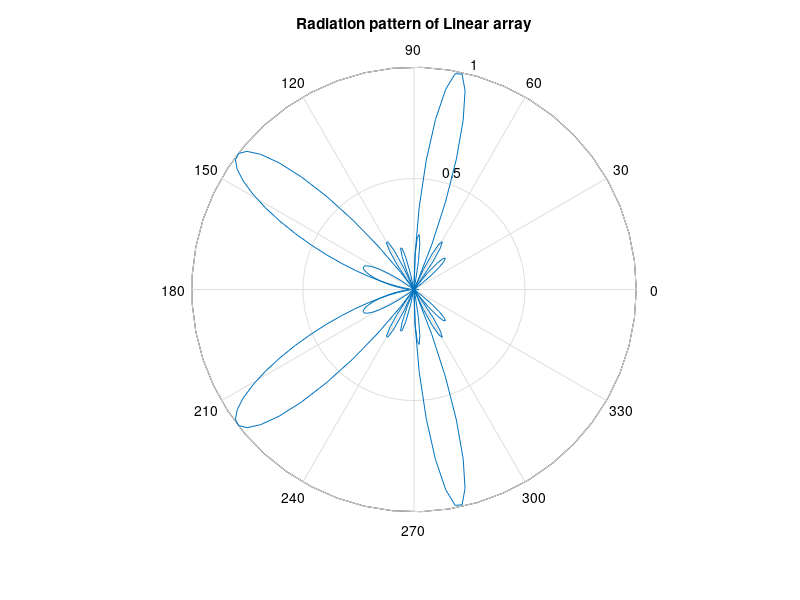

Reproduce this figure in MATLAB.
% Author : Vishwas K Singh
% Script to find radiation pattern of circular antenna array

% Clear everything
clc;
clear all;
close all;

% Take the lambda(Wavelength), N(Number of Elements), alpha(progressive phase),
% d(distance between elements)
lamda=input('enter the value of wavelength : ');
N=input('enter the number of elements : ');
alpha=input('enter your progressive phase : ');
d=input('enter the separation on distance between elements : ');

beta=(2*pi/lamda);
theta=pi/100:pi/100:2*pi;
psi=alpha+beta * d.* cos(theta);
c=sin(N*(psi./2))./sin(psi./2);

%plot the radiation pattern
polar(theta,c/N);
title('Radiation pattern of Linear array');